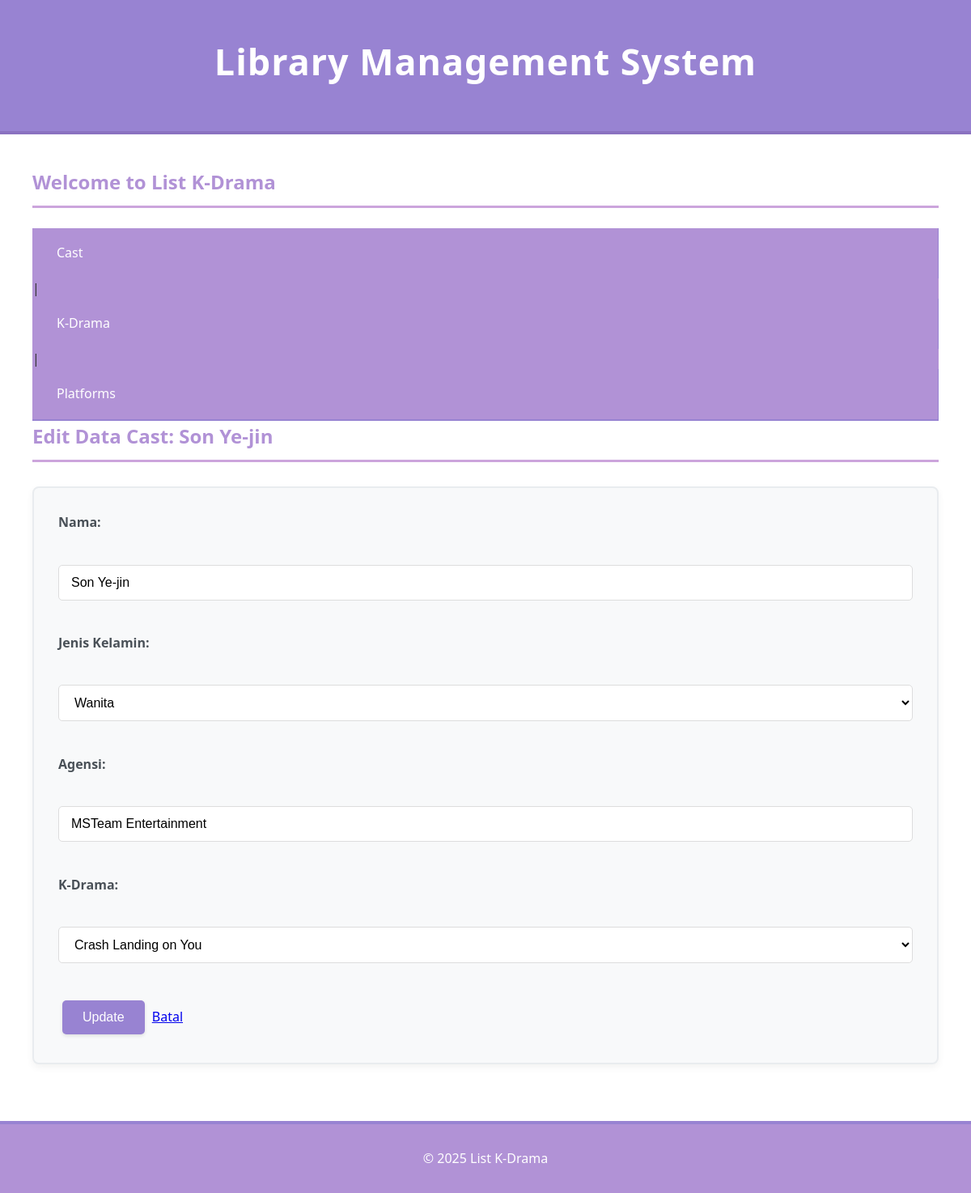
Page /?page=update_cast&id=2 on the committed database.
### tables this page shows
CREATE TABLE `cast` (
  `id` int(11) NOT NULL,
  `nama` varchar(150) NOT NULL,
  `jenis_kelamin` enum('Pria','Wanita') NOT NULL,
  `agensi` varchar(100) DEFAULT NULL,
  `id_kdrama` int(11) DEFAULT NULL
);

CREATE TABLE `kdrama` (
  `id` int(11) NOT NULL,
  `judul` varchar(255) NOT NULL,
  `genre` varchar(100) DEFAULT NULL,
  `tahun_liris` year(4) DEFAULT NULL,
  `id_platforms` int(11) DEFAULT NULL
);

### config/db.php (called while the page is built, shortened)
<?php
class Database {
    private $host = "localhost";
    private $username = "root";
    private $password = "";
    private $dbname = "db_kdrama";
    public function __construct() {
        try {
            $this->conn = new PDO("mysql:host=$this->host;dbname=$this->dbname", $this->username, $this->password);
        } catch (PDOException $e) {
            echo "Connection failed: " . $e->getMessage();
        }
    }
}
?>

### class/Cast.php (called while the page is built, shortened)
<?php
require_once __DIR__ . '/../config/db.php';
class Cast {
    private $conn;
    public function __construct() {
        $database = new Database();
        $this->conn = $database->conn;
    }
    public function getById($id) {
        $stmt = $this->conn->prepare("SELECT * FROM cast WHERE id = :id");
        $stmt->execute([':id' => $id]);
        return $stmt->fetch(PDO::FETCH_ASSOC);
    }
}
?>

### class/Kdramas.php (called while the page is built, shortened)
<?php
require_once __DIR__ . '/../config/db.php';
class Kdramas {
    private $conn;
    public function __construct() {
        $database = new Database();
        $this->conn = $database->conn;
    }
    public function getAll() {
        $stmt = $this->conn->prepare("SELECT kdrama.*, platforms.nama AS platform_name FROM kdrama
                                      LEFT JOIN platforms ON kdrama.id_platforms = platforms.id ORDER BY kdrama.id DESC");
        $stmt->execute();
        return $stmt->fetchAll(PDO::FETCH_ASSOC);
    }
}
?>

### view/update_cast.php (the view, shortened to what this page needs)
<?php
require_once __DIR__ . '/../class/Cast.php';
require_once __DIR__ . '/../class/Kdramas.php';
$castManager = new Cast();
$kdramaManager = new Kdramas();
$kdramas = $kdramaManager->getAll();
$id = $_GET['id'] ?? null;
$data = $castManager->getById($id);
?>
<h2>Edit Data Cast: <?= htmlspecialchars($data['nama']) ?></h2>
<form method="POST">
    <label>Nama:</label><br>
    <input type="text" name="nama" value="<?= htmlspecialchars($data['nama'] ?? '') ?>" required><br><br>
    <label>Jenis Kelamin:</label><br>
    <select name="jenis_kelamin" required>
        <?php foreach (Gender::cases() as $g): ?>
            <option value="<?= htmlspecialchars($g->value) ?>"
                <?= $g->value == $data['jenis_kelamin'] ? 'selected' : '' ?>>
                <?= htmlspecialchars($g->value) ?>
            </option>
        <?php endforeach; ?>
    </select><br><br>
    <label>Agensi:</label><br>
    <input type="text" name="agensi" value="<?= htmlspecialchars($data['agensi'] ?? '') ?>"><br><br>
    <label>K-Drama:</label><br>
    <select name="id_kdrama">
        <?php foreach ($kdramas as $kdrama): ?>
            <option value="<?= (int)$kdrama['id'] ?>"
                <?= (int)$kdrama['id'] === (int)($data['id_kdrama'] ?? 0) ? 'selected' : '' ?>>
                <?= htmlspecialchars($kdrama['judul']) ?>
            </option>
        <?php endforeach; ?>
    </select><br><br>
    <button type="submit">Update</button>
    <a href="?page=cast">Batal</a>
</form>

### style.css (style rules this page uses)
* { margin: 0; padding: 0; box-sizing: border-box; }
body { font-family: 'Segoe UI', Tahoma, Geneva, Verdana, sans-serif; background-color: #faf7fd; color: #333; line-height: 1.6; min-height: 100vh; }
h2, h3 { color: #B192D6; margin-bottom: 25px; font-weight: 600; border-bottom: 3px solid #CCA5DC; padding-bottom: 10px; }
form { background-color: #f8f9fa; padding: 30px; margin: 30px 0; border: 2px solid #e9ecef; border-radius: 8px; box-shadow: 0 4px 10px rgba(0, 0, 0, 0.05); }
input, select, textarea { width: 100%; padding: 12px 15px; margin: 8px 0 15px 0; border: 1px solid #ddd; border-radius: 5px; font-size: 16px; transition: border-color 0.3s ease, box-shadow 0.3s ease; background-color: white; }
label { font-weight: 600; color: #495057; margin-bottom: 5px; display: block; }
button, .btn { background-color: #9883D2; color: white; padding: 12px 25px; border: none; border-radius: 5px; cursor: pointer; font-size: 16px; font-weight: 500; transition: all 0.3s ease; text-decoration: none; display: inline-block; margin: 5px; box-shadow: 0 2px 4px rgba(0, 0, 0, 0.1); }

### rows in the picture
cast: nama "Son Ye-jin", agensi "MSTeam Entertainment", id_kdrama "Crash Landing on You"

### other values in the picture
form field jenis_kelamin "Wanita"
